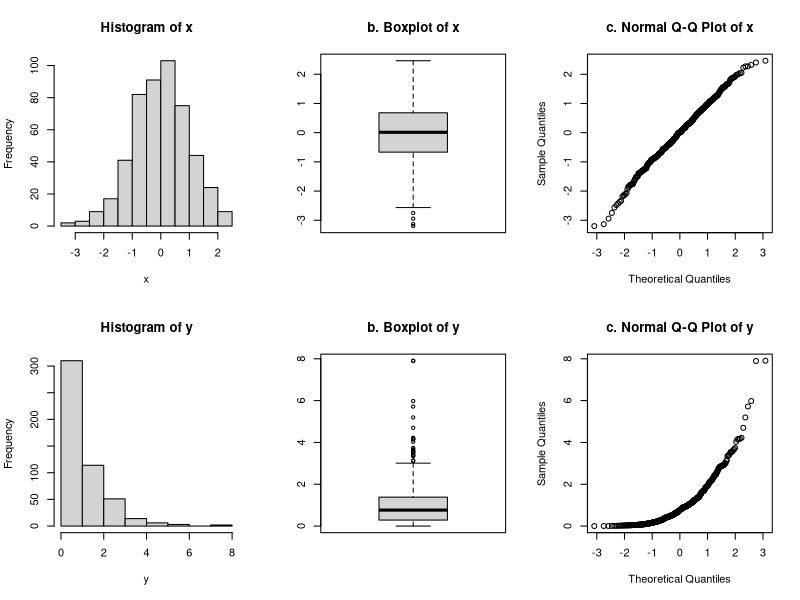
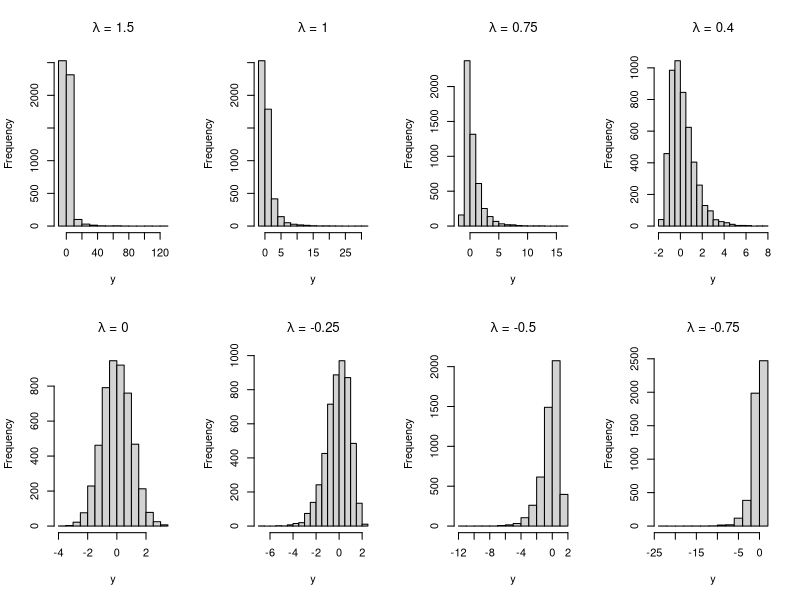

Reproduce these figures in R, in order. (Note: this script raises an error after producing the figures.)
# 第一章
# 章节内容

# 图1.1
x <- rnorm(500)
y <- rexp(500, 1)
par(mfrow=c(2, 3))
hist(x, mian="a. Histogram of x")
boxplot(x, main="b. Boxplot of x")
qqnorm(x, main="c. Normal Q-Q Plot of x")

hist(y, mian="a. Histogram of y")
boxplot(y, main="b. Boxplot of y")
qqnorm(y, main="c. Normal Q-Q Plot of y")



# 图1.2
# 书中写的可能有误[不是标准正态，mean=1]
BoxCox <- function(x, lambda){
  if (lambda == 0){
    return(log(x))
  }
  return((x**lambda-1)/lambda)
}


x <- exp(rnorm(5000, 0, 1))
lambdas <- c(1.5, 1, 0.75, 0.4, 0, -0.25, -0.5, -0.75)
par(mfrow=c(2, 4))
for (lambda_index in 1:length(lambdas)){
  y <- BoxCox(x, lambdas[lambda_index])
  hist(y, main = substitute(paste(lambda, " = ", lambda_value),
                            list(lambda_value=lambdas[lambda_index])))
}



# 课后题

# T3(1)
x1 <- rnorm(100, 0, 1)
x2 <- rnorm(20, 3, 3)
x12 <- c(x1, x2)
par(mfrow(1, 3))
hist(x12)
boxplot(x12)
qqnorm(x12)

# T3(2)
t.test(x12, mu=0, alternative = "greater")
# t = 3.3857, df = 119, p-value = 0.0004813, 显著，拒绝原假设，均值不为零[大于0]

# T3(3)
t.test(x1, mu=0, alternative = "greater")
# t = 1.0365, df = 99, p-value = 0.1513, 不显著，没有理由拒绝原假设


# T4

data <- rnorm(100, 20, 1)
lambdas <- c(1.5, 1, 0.75, 0.4, 0, -0.25, -0.5, -0.75)
par(mfrow=c(2, 4))
for (lambda_index in 1:length(lambdas)){
  y <- BoxCox(data, lambdas[lambda_index])
  hist(y, main = substitute(paste(lambda, " = ", lambda_value),
                            list(lambda_value=lambdas[lambda_index])))
}



